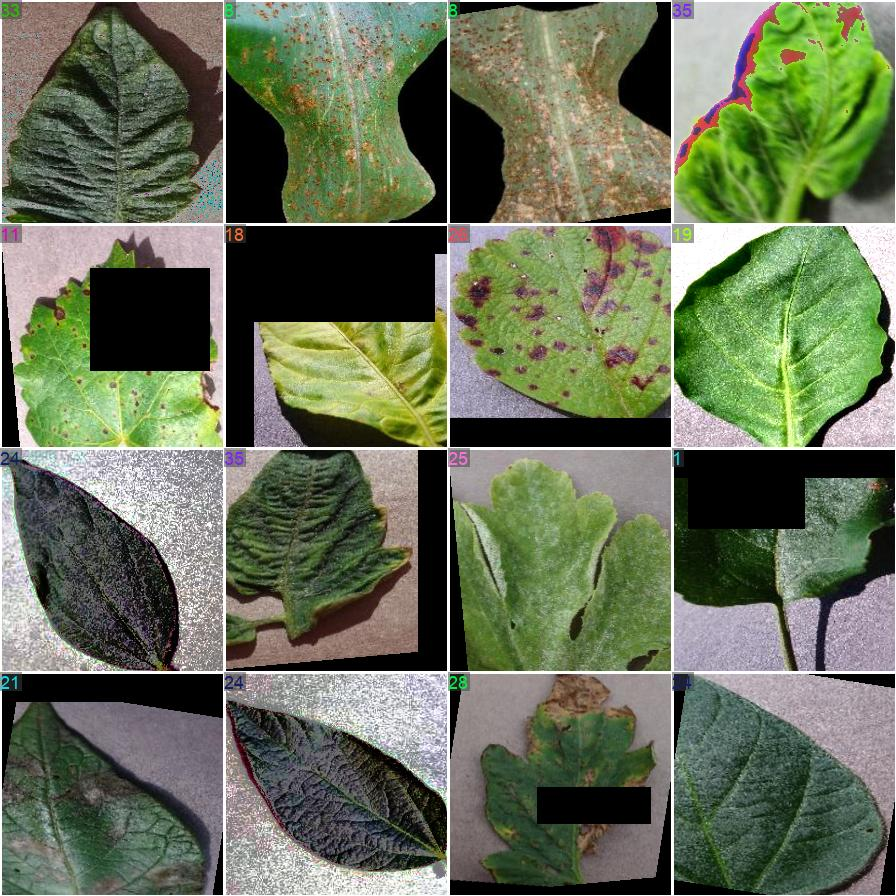
#> input picture models/disease_classifier/train_batch0.jpg, 896 x 896 px
$ python -i predict.py   (imports and definitions only)
#> lines starting #> are read from the running program, lines starting #| are printed output that depends on the picture
import os
import cv2
import numpy as np
from pathlib import Path
from ultralytics import YOLO

# Resolve base path dynamically relative to this file
BASE_DIR = Path(__file__).resolve().parent.parent.parent
MODEL_PATH = BASE_DIR / "models" / "disease_classifier_v2" / "weights" / "best.pt"

class DiseaseClassifierEngine:
    def __init__(self, model_path: str = str(MODEL_PATH), conf_threshold: float = 0.65):
        if not os.path.exists(model_path):
            raise FileNotFoundError(f"Model file not found at: {model_path}")

        print(f"📦 Loading Vision Engine Weights from: {model_path}")
        self.model = YOLO(model_path)
        self.conf_threshold = conf_threshold

    # [61 lines left out: functions preprocess_image, predict, not called in this run]

# [3 lines not run here, left out]

>>> import cv2
>>> picture = cv2.imread('../../models/disease_classifier/train_batch0.jpg', cv2.IMREAD_GRAYSCALE)
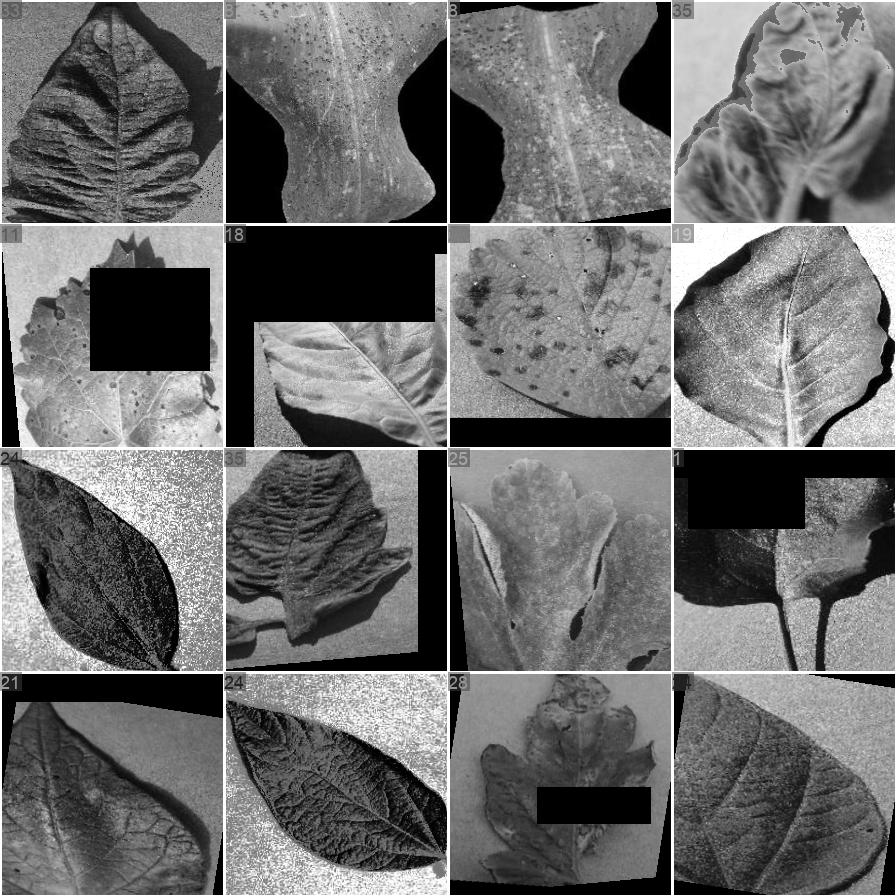
#> picture: shape (896, 896); min 0, max 255, mean 107.6
>>> result = DiseaseClassifierEngine().predict(picture)
#> (the run stopped early here; a loop or call above may not have finished)

$ run again, on models/disease_classifier/train_batch1.jpg
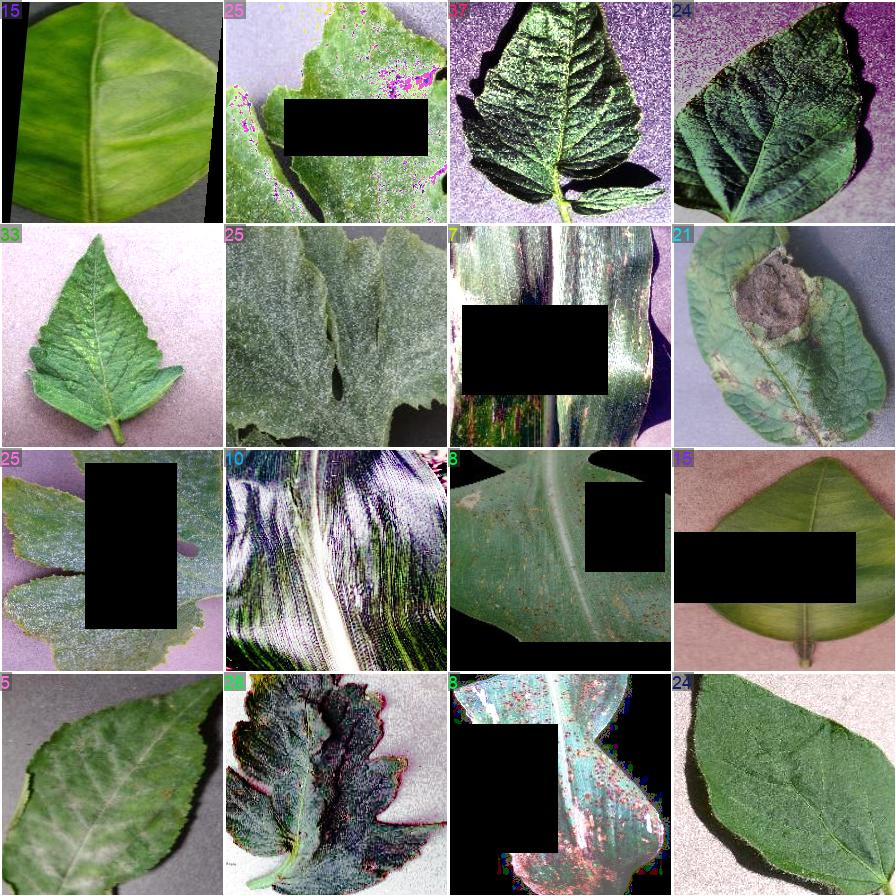
#> input picture models/disease_classifier/train_batch1.jpg, 896 x 896 px
#> `picture = cv2.imread('../../models/disease_classifier/train_batch0.jpg..`:
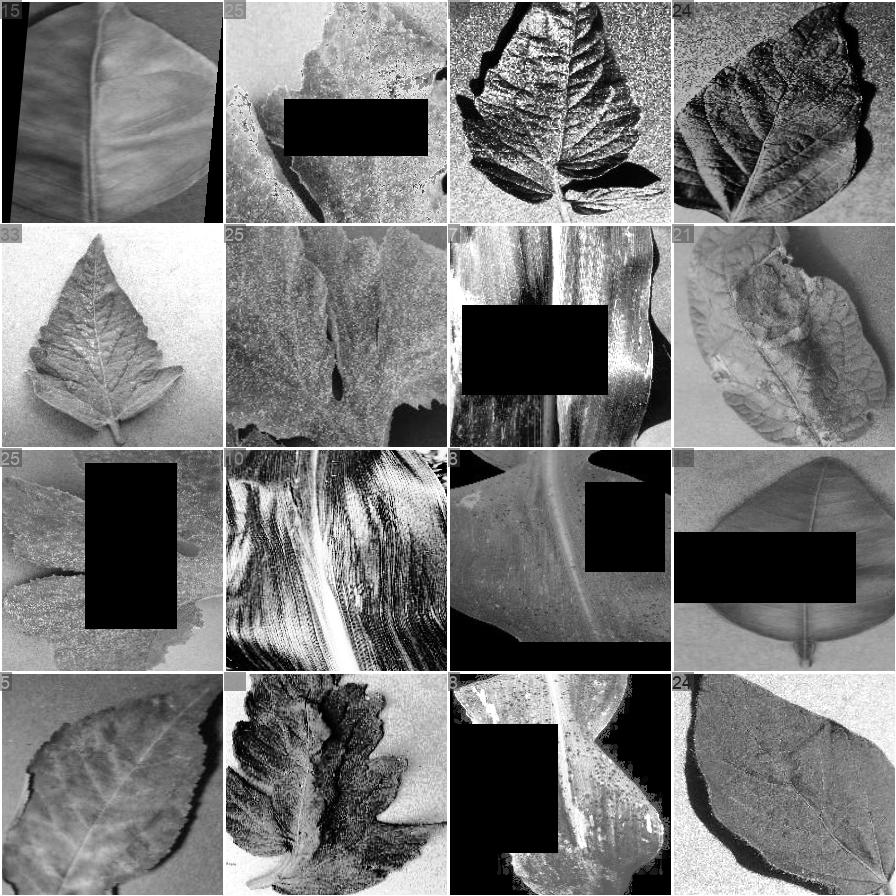
#> picture: shape (896, 896); min 0, max 255, mean 117.7

$ run again, on models/disease_classifier/train_batch2.jpg
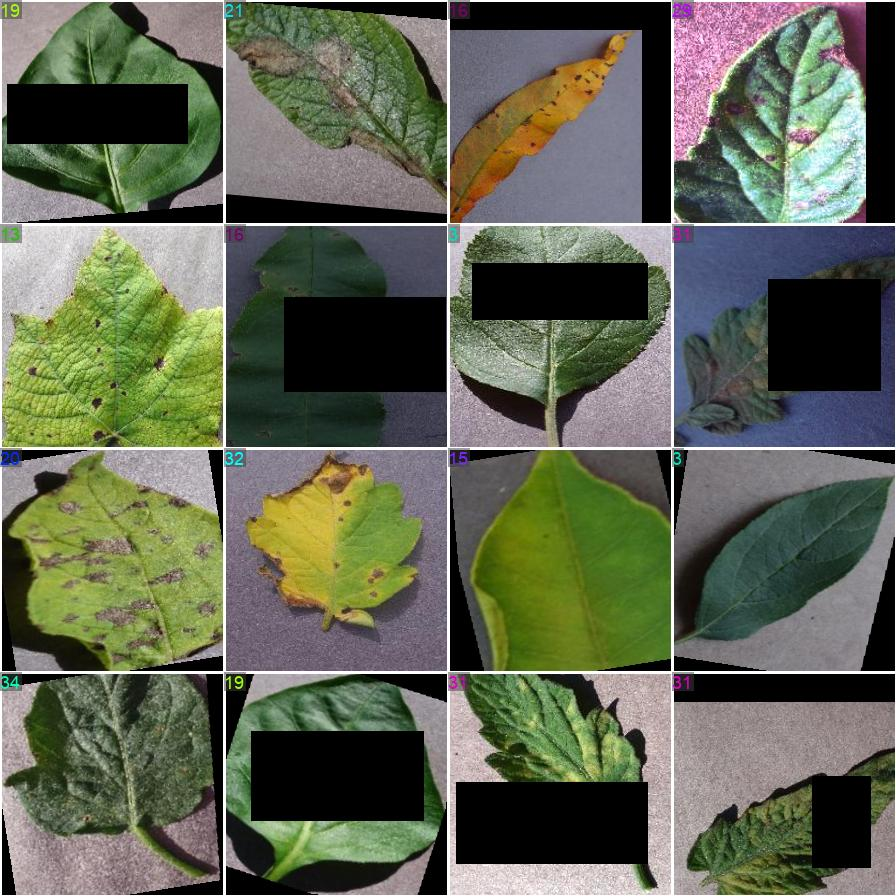
#> input picture models/disease_classifier/train_batch2.jpg, 896 x 896 px
#> `picture = cv2.imread('../../models/disease_classifier/train_batch0.jpg..`:
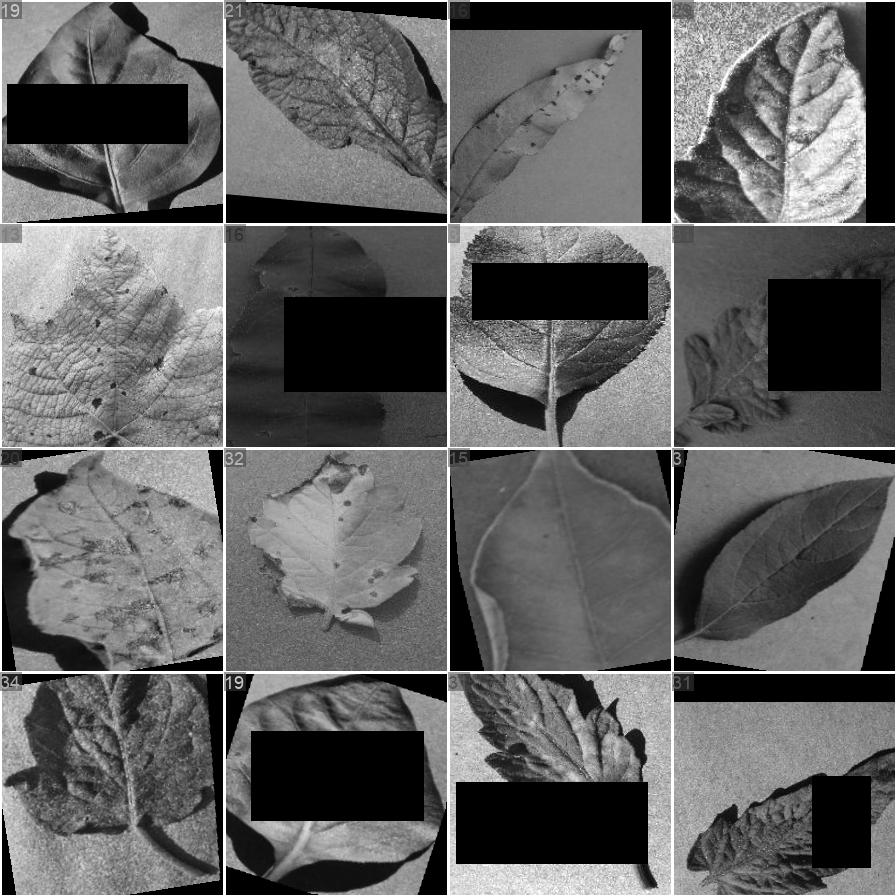
#> picture: shape (896, 896); min 0, max 255, mean 98.4
